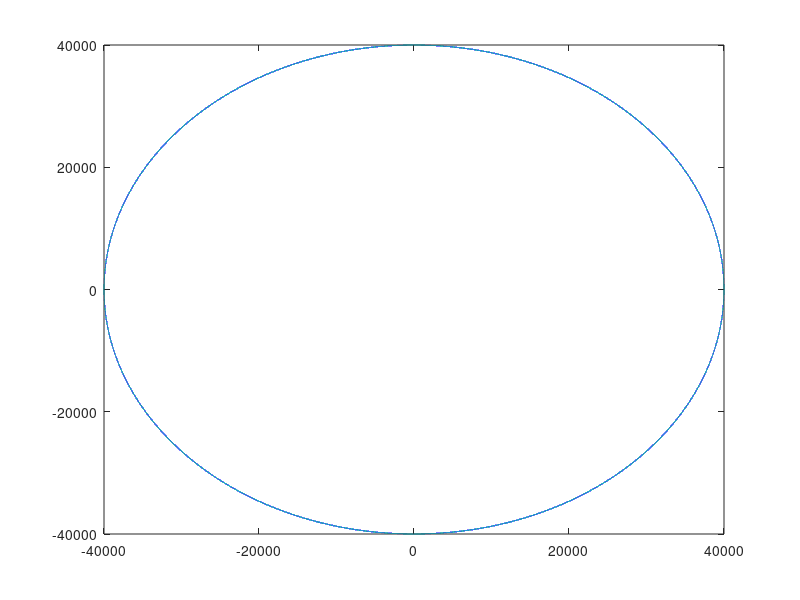

Write MATLAB code to recreate this figure.
clear all; close all; clc;

delta_t = 0.1;
tmax = 1e5;
t = 0:delta_t:tmax;
v = 80/3.6;
theta = zeros(length(t),1);
R = 40e3;

omega = v/R;

for time_counter = 2:length(t)
    theta(time_counter) = theta(time_counter-1) + delta_t*omega;
end

[x,y] = pol2cart(theta,R*ones(length(theta),1));

plot(x,y)